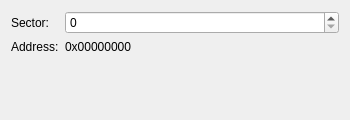
<?xml version="1.0" encoding="UTF-8"?>
<ui version="4.0">
 <class>IsoSectorDialog</class>
 <widget class="QDialog" name="IsoSectorDialog">
  <property name="geometry">
   <rect>
    <x>0</x>
    <y>0</y>
    <width>350</width>
    <height>120</height>
   </rect>
  </property>
  <property name="windowTitle">
   <string>ISO Sector Tool</string>
  </property>
  <layout class="QVBoxLayout" name="verticalLayout">
   <item>
    <layout class="QFormLayout" name="formLayout">
     <item row="0" column="0">
      <widget class="QLabel" name="label">
       <property name="text">
        <string>Sector:</string>
       </property>
      </widget>
     </item>
     <item row="0" column="1">
      <widget class="QSpinBox" name="spnSector">
       <property name="maximum">
        <number>999999999</number>
       </property>
      </widget>
     </item>
     <item row="1" column="0">
      <widget class="QLabel" name="label_2">
       <property name="text">
        <string>Address:</string>
       </property>
      </widget>
     </item>
     <item row="1" column="1">
      <widget class="QLabel" name="lblAddress">
       <property name="text">
        <string>0x00000000</string>
       </property>
       <property name="textInteractionFlags">
        <set>Qt::TextSelectableByMouse</set>
       </property>
      </widget>
     </item>
    </layout>
   </item>
   <item>
    <spacer name="verticalSpacer">
     <property name="orientation">
      <enum>Qt::Vertical</enum>
     </property>
     <property name="sizeHint" stdset="0">
      <size>
       <width>20</width>
       <height>40</height>
      </size>
     </property>
    </spacer>
   </item>
  </layout>
 </widget>
 <resources/>
 <connections/>
</ui>
